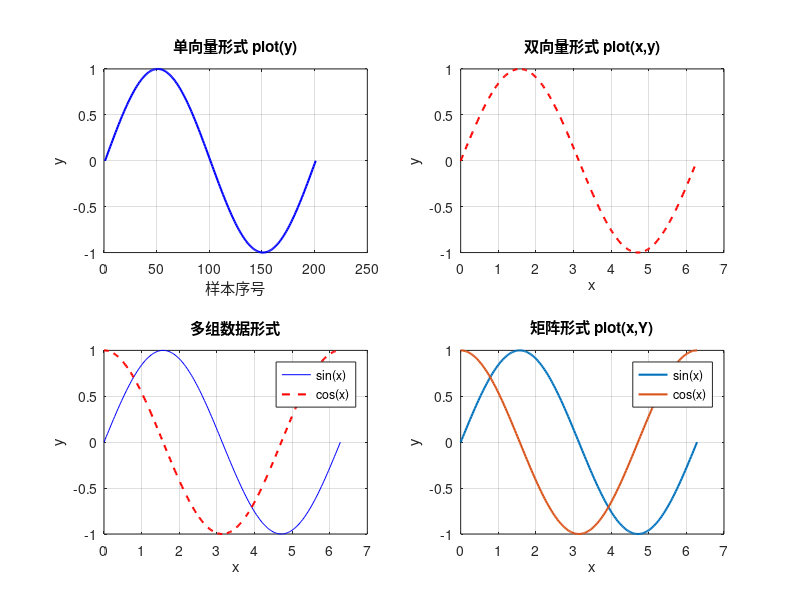
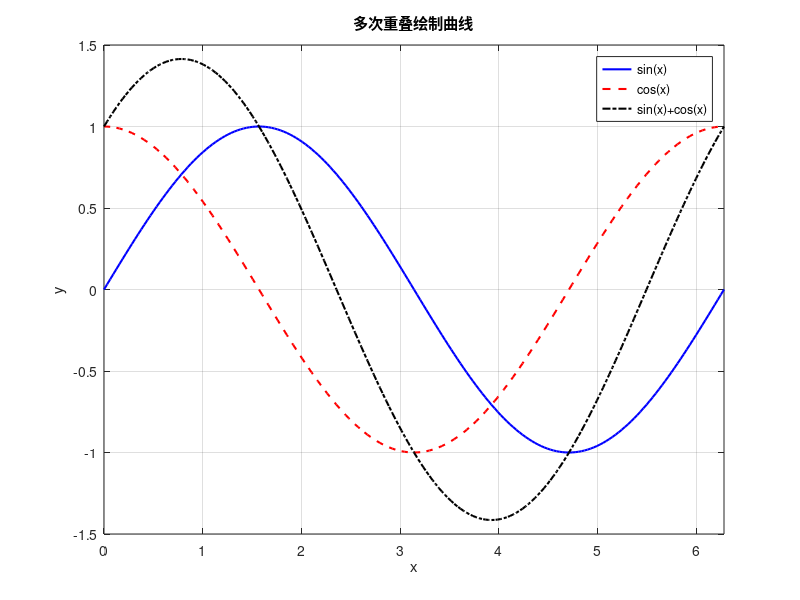
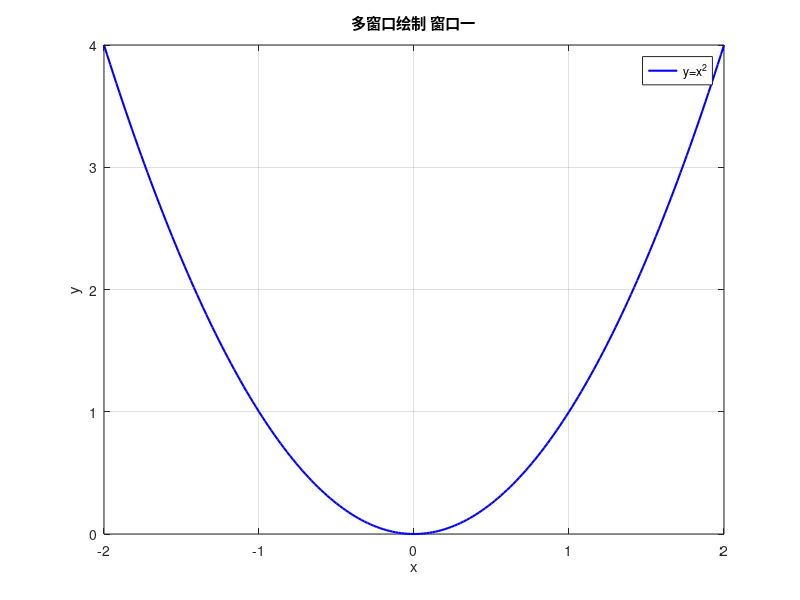
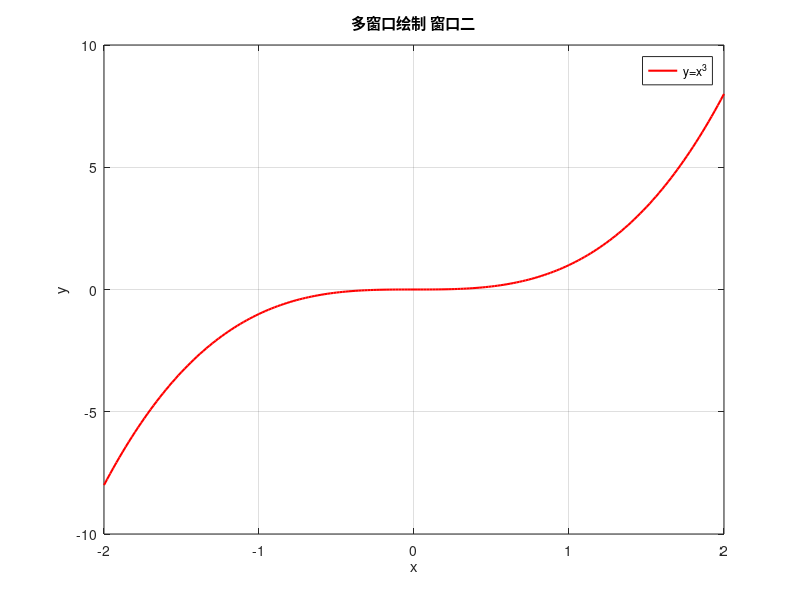

These figures' MATLAB source, in order:
clear;
clc;
close all;
x = linspace(0,2*pi,201);
y1 = sin(x);
y2 = cos(x);
figure(1);
set(gcf,'Color','w','Position',[80 80 1000 720]);
subplot(2,2,1);
plot(y1,'b-','LineWidth',1.5);
title('单向量形式 plot(y)');
xlabel('样本序号'); ylabel('y'); grid on;
subplot(2,2,2);
plot(x,y1,'r--','LineWidth',1.5);
title('双向量形式 plot(x,y)');
xlabel('x'); ylabel('y'); grid on;
subplot(2,2,3);
plot(x,y1,'b-',x,y2,'r--','LineWidth',1.5);
title('多组数据形式');
xlabel('x'); ylabel('y'); grid on;
legend('sin(x)','cos(x)');
subplot(2,2,4);
Y = [y1' y2'];
plot(x,Y,'LineWidth',1.5);
title('矩阵形式 plot(x,Y)');
xlabel('x'); ylabel('y'); grid on;
legend('sin(x)','cos(x)');

figure(2);
set(gcf,'Color','w','Position',[100 100 900 600]);
plot(x,y1,'b-','LineWidth',1.5);
hold on;
plot(x,y2,'r--','LineWidth',1.5);
plot(x,y1+y2,'k-.','LineWidth',1.5);
hold off;
title('多次重叠绘制曲线');
xlabel('x'); ylabel('y'); grid on;
legend('sin(x)','cos(x)','sin(x)+cos(x)');
axis([0 2*pi -1.5 1.5]);

t = linspace(-2,2,201);
figure(3);
set(gcf,'Color','w','Position',[120 120 900 600]);
plot(t,t.^2,'b-','LineWidth',1.5);
title('多窗口绘制 窗口一');
xlabel('x'); ylabel('y'); grid on;
legend('y=x^2');
figure(4);
set(gcf,'Color','w','Position',[160 160 900 600]);
plot(t,t.^3,'r-','LineWidth',1.5);
title('多窗口绘制 窗口二');
xlabel('x'); ylabel('y'); grid on;
legend('y=x^3');

figure(5);
set(gcf,'Color','w','Position',[140 80 1000 720]);
subplot(2,2,1);
plot(x,y1,'b-','LineWidth',1.5);
title('子图一 sin(x)');
xlabel('x'); ylabel('y'); grid on;
subplot(2,2,2);
plot(x,y2,'r--','LineWidth',1.5);
title('子图二 cos(x)');
xlabel('x'); ylabel('y'); grid on;
subplot(2,2,3);
plot(x,sin(2*x),'m-.','LineWidth',1.5);
title('子图三 sin(2x)');
xlabel('x'); ylabel('y'); grid on;
subplot(2,2,4);
plot(x,cos(2*x),'k:','LineWidth',1.5);
title('子图四 cos(2x)');
xlabel('x'); ylabel('y'); grid on;

figure(6);
set(gcf,'Color','w','Position',[180 120 900 600]);
plot(x,y1,'b-',x,y2,'r--','LineWidth',1.5);
axis([0 2*pi -1.2 1.2]);
set(gca,'XTick',[0 pi/2 pi 3*pi/2 2*pi]);
set(gca,'XTickLabel',{'0','pi/2','pi','3pi/2','2pi'});
set(gca,'YTick',-1:0.5:1);
title('坐标刻度设置');
xlabel('x 弧度'); ylabel('y'); grid on;
legend('sin(x)','cos(x)');
